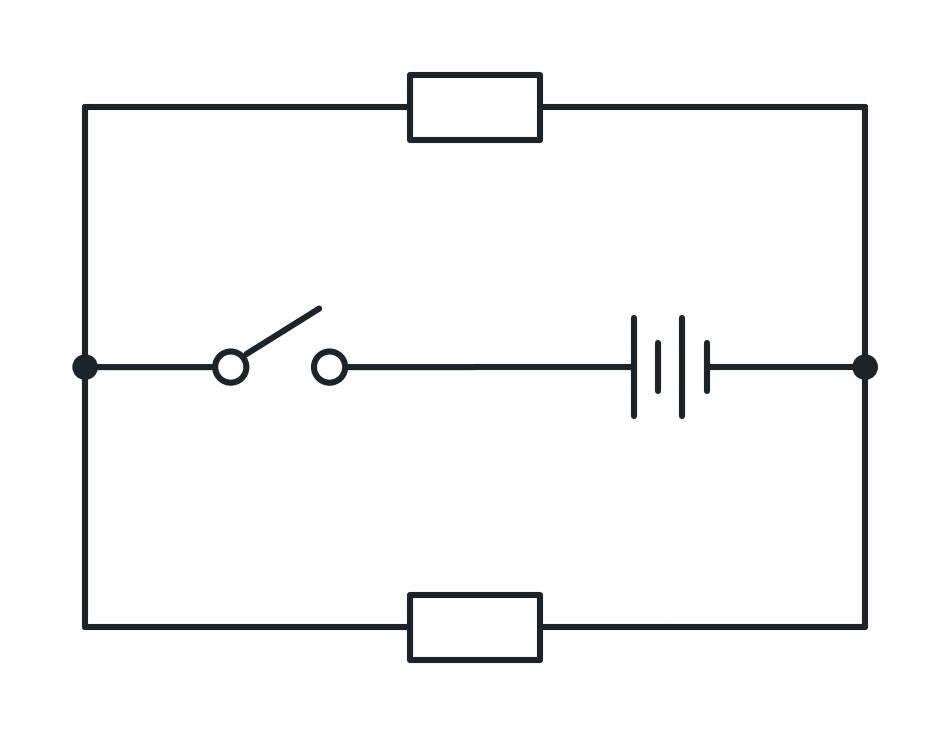

This chart was generated by the following Python code:
import sys
from pathlib import Path

import matplotlib

matplotlib.use("Agg")

import schemdraw
import schemdraw.elements as elm

elm.style(elm.STYLE_IEC)

SKILL_SCRIPTS = Path.home() / ".cursor/skills/hk-circuit-diagram/scripts"
sys.path.insert(0, str(SKILL_SCRIPTS))
from incandescent_lamp import IncandescentLamp  # noqa: F401

INK = "#1c242a"
BG = "#ffffff"
out = Path(__file__).resolve().parent / "IMG_0357.jpg"
out.parent.mkdir(parents=True, exist_ok=True)

with schemdraw.Drawing(show=False, dpi=200) as d:
    d.config(color=INK, bgcolor=BG, lw=2.2, margin=0.55, inches_per_unit=0.65)
    elm.Line().right().length(1.5)
    elm.Resistor().right()
    elm.Line().right().length(1.5)
    elm.Line().down().length(2)
    jr = elm.Dot()
    elm.Line().down().length(2)
    elm.Line().left().length(1.5)
    elm.Resistor().left()
    elm.Line().left().length(1.5)
    elm.Line().up().length(2)
    jl = elm.Dot()
    elm.Line().up().length(2)
    elm.Switch().right().at(jl.center)
    elm.Battery().right()
    elm.Line().to(jr.center)
    d.save(str(out), dpi=200, transparent=False)

print(out)
